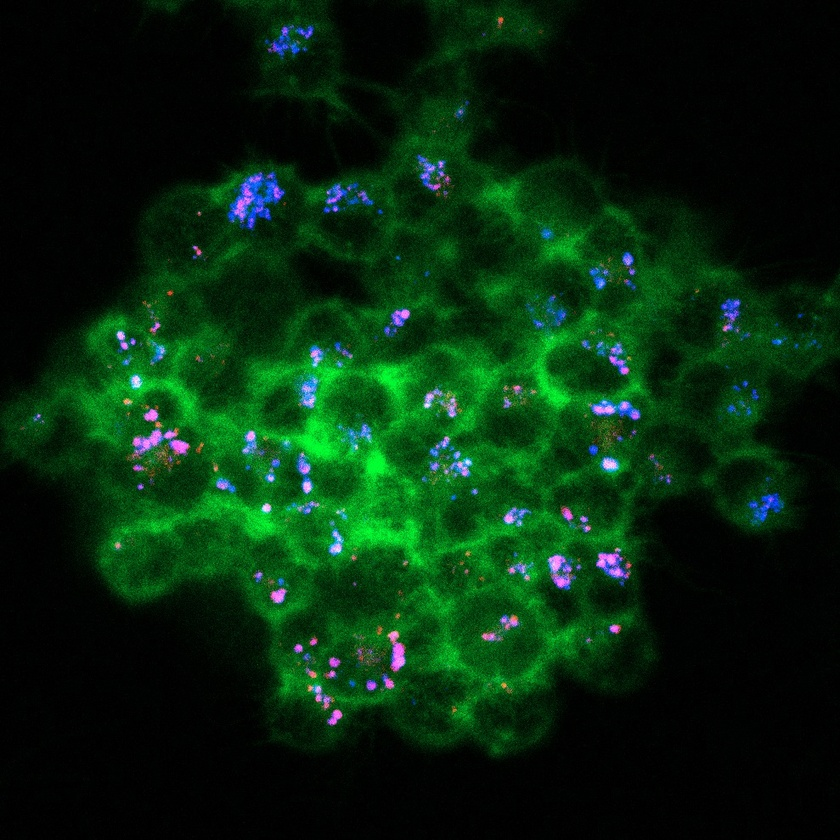
%> input picture testPics/sample1/1_fullcell.jpg, 840 x 840 px, shrunk from 989 x 989 before the run
$ octave full_cell_clean_test.m   (GNU Octave 9; MATLAB toolbox functions it lacks are replaced by stand-ins)
%> lines starting %> are read from the running program, lines starting %| are printed output that depends on the picture; in (x1, y1, x2, y2) boxes, pixels count from 0 and x2, y2 are one past the last pixel; in counts of white or black regions, pixels touching at a corner belong together; the program's own positions count from 1
### show.m
function show( img,title_name )
%UNTITLED8 Summary of this function goes here
%   Detailed explanation goes here

figure;
switch nargin
    case 2
        imshow(img);title(title_name);

    case 1
        imshow(img);
    case 0
        disp('The SHOW function received 0 arguments.');


end

### full_cell_clean_test.m
lyso_filename = 'testPics/sample1/1_fullcell.jpg';
RGB = imread(lyso_filename);
%> RGB is the input picture: size 840x840x3 uint8; mean R, G, B 6.3, 39.7, 13.6
% [23 lines of commented-out code are left out]
I = RGB(:,:,1);
% show(I);
% figure
% imagesc(I(:,:,1));


%--------------------------------------------------------------------------


% I = rgb2gray(R);

%Take structuring element of a disk of size 10, for the morphological transformations
%Attempt to subtract the background from the image: top hat is the
%subtraction of the open image from the original


%Morphological transformation to subtract background noise from the image
%Tophat is the subtraction of an opened image from the original. Remove all
%images smaller than the structuring element of 10
I1 = imtophat(I, strel('disk', 10));

%Increases contrast
I2 = imadjust(I1);
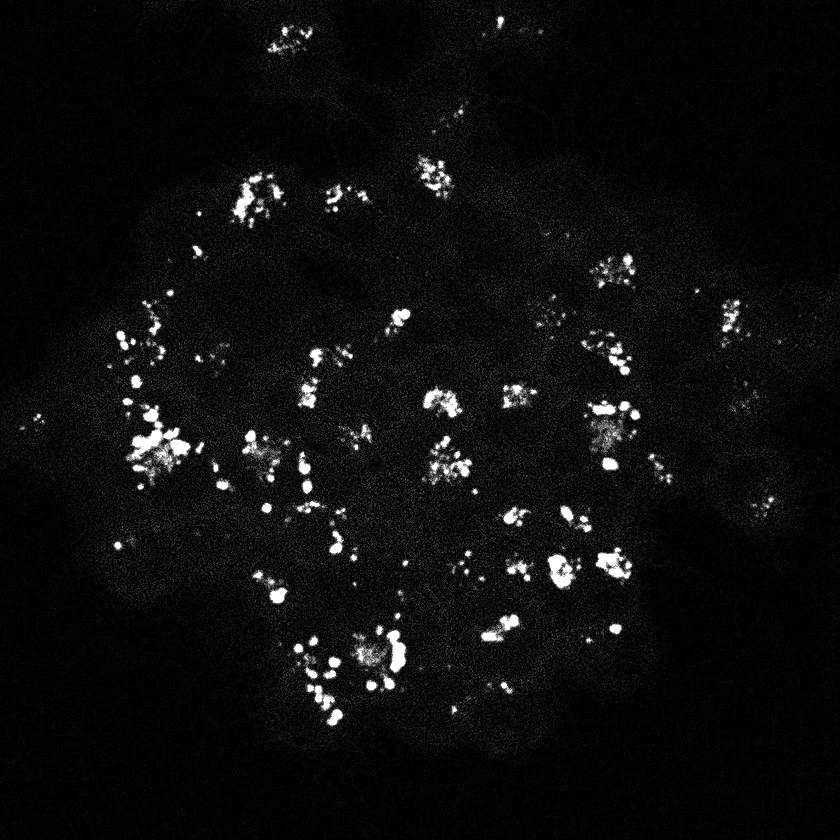
%> I2: size 840x840 uint8; min 0, max 255, mean 13.1

%Assume we have background and foreground and assess thresh as such
level = graythresh(I2);
%> level = 0.422

%Convert to binary image based on graythreshold
BW = im2bw(I2,level);
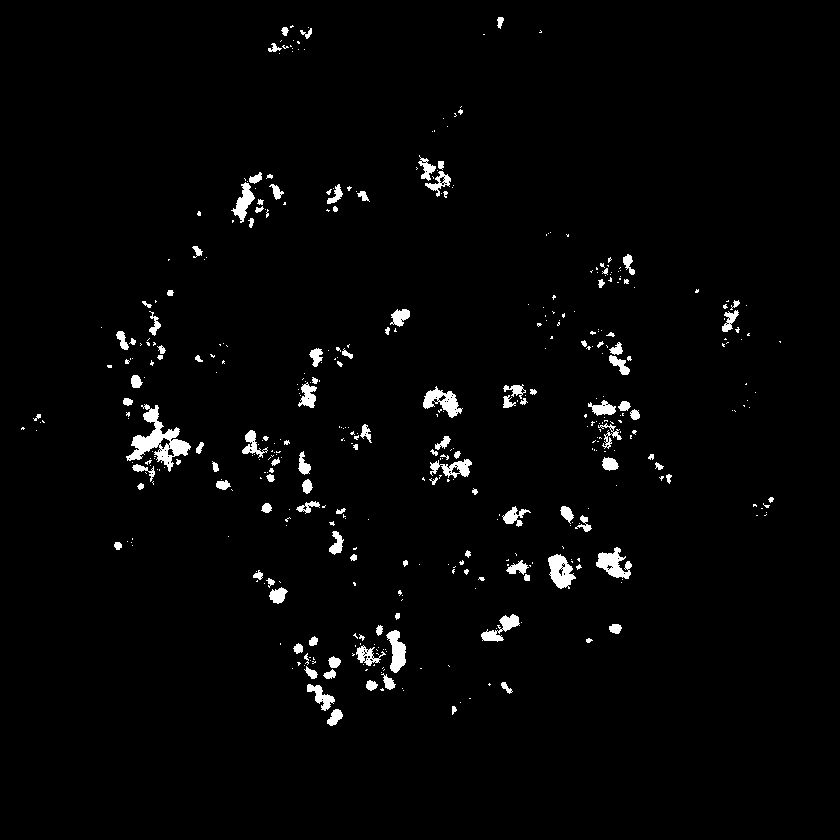
%> BW: size 840x840 logical; 2.2% white; 442 white regions (318 under 20 px), largest, box (x1, y1, x2, y2) and area: (126, 404, 191, 472) 1470, (596, 547, 632, 579) 598, (548, 554, 576, 589) 595
show(BW,'C');
BW = bwareaopen(BW,8);
show(BW,'C2');
%Complement because we want image to be black and background white
C = ~BW;
%> C: size 840x840 logical; 97.8% white; 179 black regions (55 under 20 px)
%Use distance tranform to find nearest nonzero values from every pixel
D = -bwdist(C);
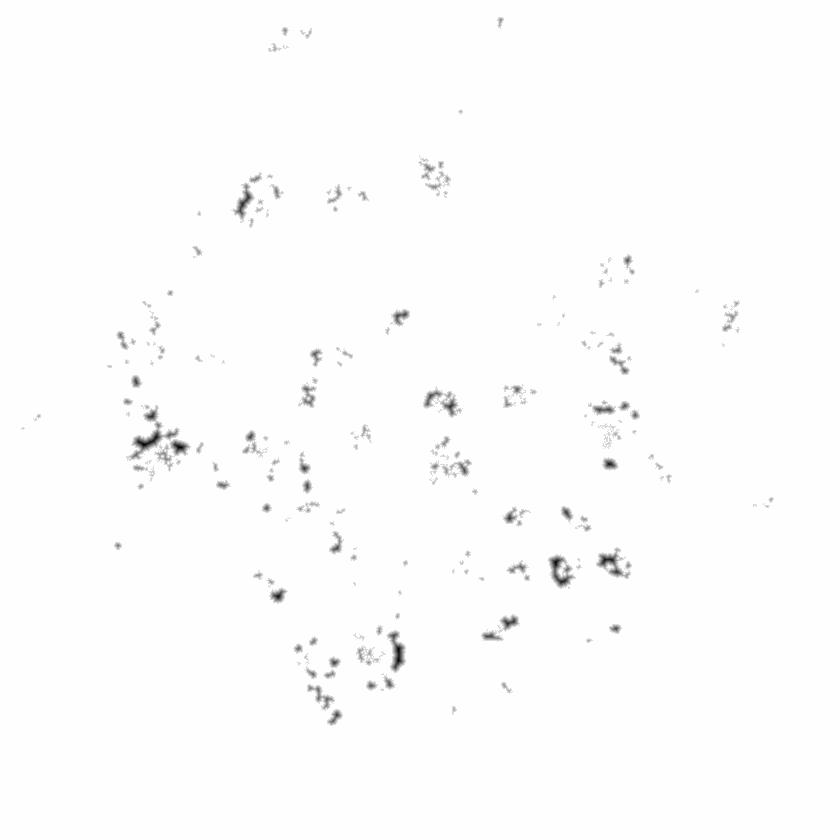
%> D: size 840x840 single; min -7.07, max 0, mean -0.042; drawn with min black and max white

%Assign Minus infinity values to the values of C inside of the D image
%   Modify the image so that the background pixels and the extended maxima
%   pixels are forced to be the only local minima in the image (So you could
%   hypothetically fill in water on the image

D(C) = -Inf;

%Gets 0 for all watershed lines and integers for each object (basins)
L = watershed(D);
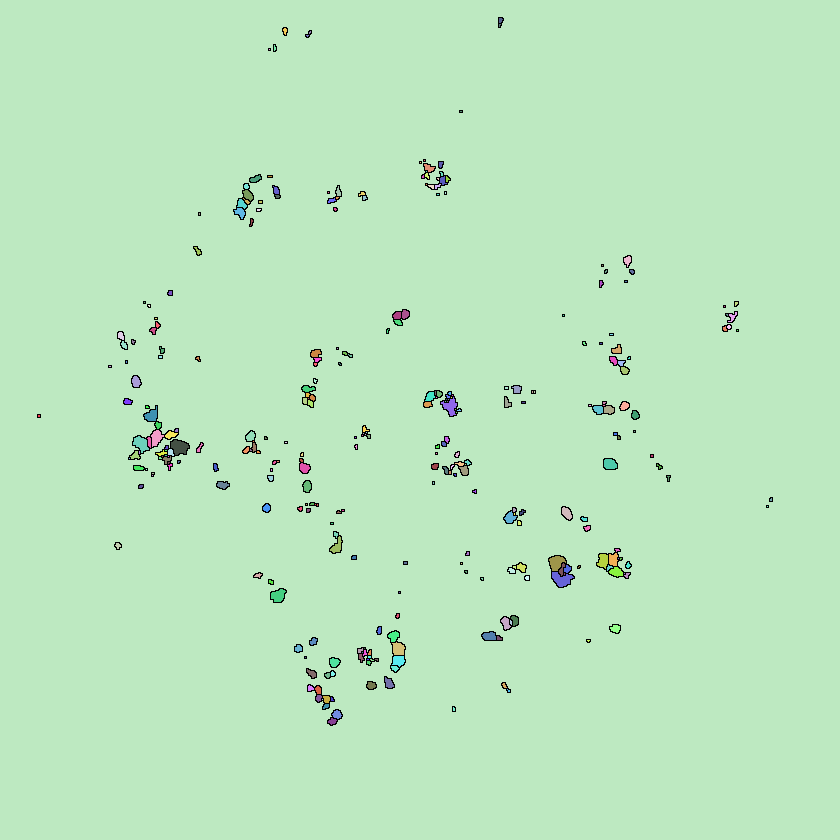
%> L: size 840x840 uint16; 311 distinct labels, from 0 to 310; one colour per label, 0 black
show(L,'L');
%Takes the labels and converts to an RGB (Using hot colormap)
fin = label2rgb(L,'hot','w');

show(fin,'fin');
im = I;

%Superimpose ridgelines,L has all of them as 0 -> so mark these as 0(black)
im(L==0)=0;
%> im: size 840x840 uint8; min 0, max 255, mean 5.5


show(im,'im');
%
%
%
%
%
%
%
%
% %--------------------------------------------------------------------------


%
% X = clean_lyso(RGB);
% show(X);

[pink_objs,num_pink] = bwlabel(L);
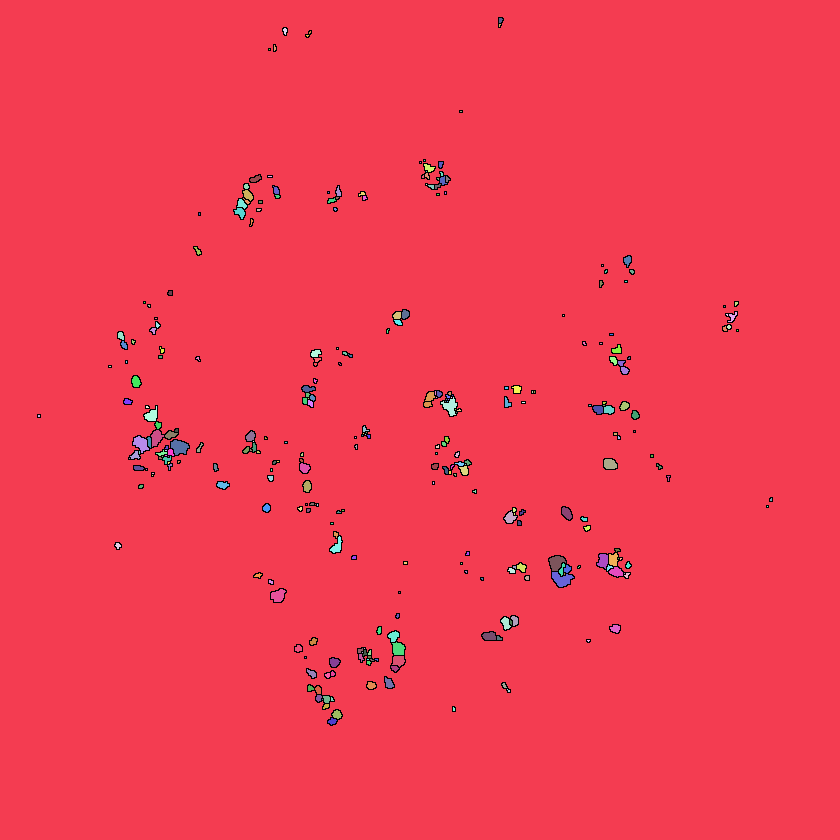
%> pink_objs: size 840x840 double; 311 distinct labels, from 0 to 310; one colour per label, 0 black
%> num_pink = 310


pink_data = regionprops(pink_objs,'Area','Centroid','BoundingBox');
%> pink_data = 310 regions; largest, box (x1, y1, x2, y2), Area and Centroid: (0, 0, 840, 840) 692427 [421.1 419.8], (552, 572, 574, 587) 190 [562.3 579.8], (171, 440, 189, 455) 181 [179.9 447.7], (549, 556, 566, 571) 161 [557 563.3], (133, 436, 149, 453) 154 [141.5 444.3]
%Remove full image label
pink_data = pink_data(2:end);
%> pink_data = 309 regions; largest, box (x1, y1, x2, y2), Area and Centroid: (552, 572, 574, 587) 190 [562.3 579.8], (171, 440, 189, 455) 181 [179.9 447.7], (549, 556, 566, 571) 161 [557 563.3], (133, 436, 149, 453) 154 [141.5 444.3], (441, 397, 457, 416) 147 [450.9 407.1]


totalArea = sum(cat(1,pink_data.Area));
%> totalArea = 6855

figure
hold on
imshow(RGB);
for object = 1 : length(pink_data)
    bb = pink_data(object).BoundingBox;
    rectangle('Position',bb,'EdgeColor','y','LineWidth',2)
end
%> this loop made 309 passes
%> bb on passes 1 to 3: [38.5 415.5 2 2], [109.5 366.5 2 1], [115.5 543.5 6 6]
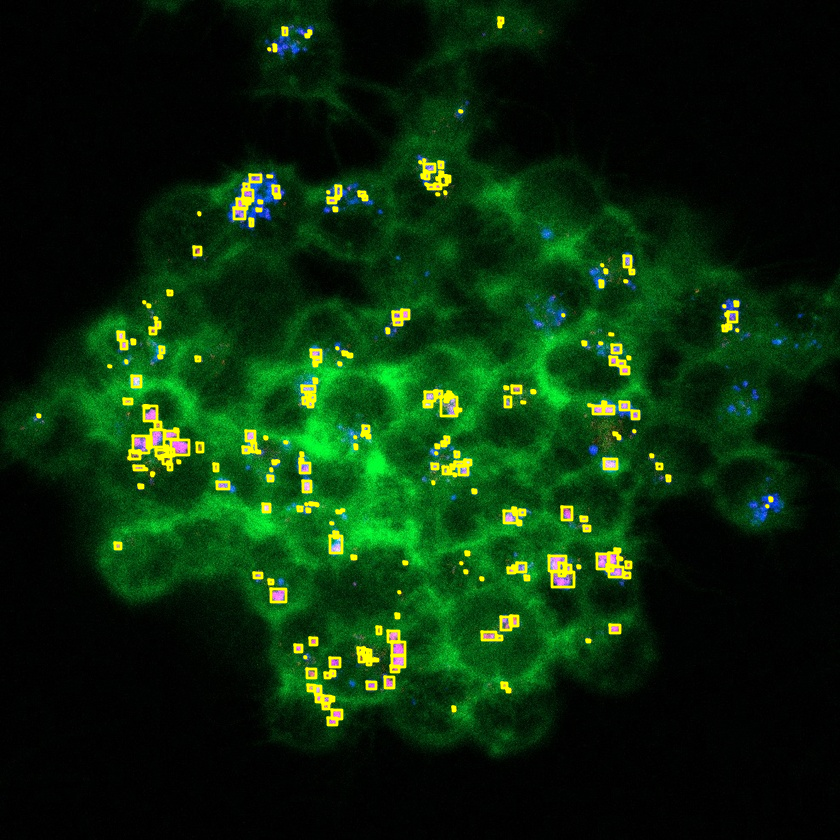
%> figure redrawn from the program's plot data
hold off

$ run again, with testPics/sample1/2_lyso.jpg copied over testPics/sample1/1_fullcell.jpg
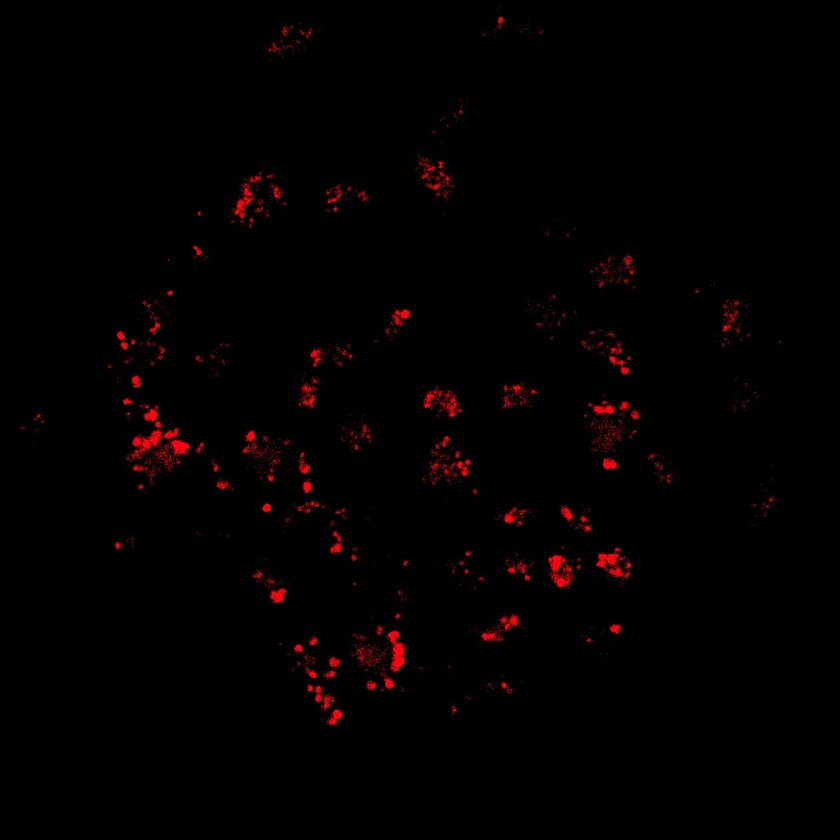
%> input picture testPics/sample1/2_lyso.jpg, 840 x 840 px, shrunk from 989 x 989 before the run
%> RGB is the input picture: size 840x840x3 uint8; mean R, G, B 3.4, 0.4, 0.6
%> level = 0.406
%> C: size 840x840 logical; 97.8% white; 183 black regions (52 under 20 px)
%> L: size 840x840 uint16; 280 distinct labels, from 0 to 279
%> im: size 840x840 uint8; 256 distinct labels, from 0 to 255
%> `[pink_objs,num_pink] = bwlabel(L);`:
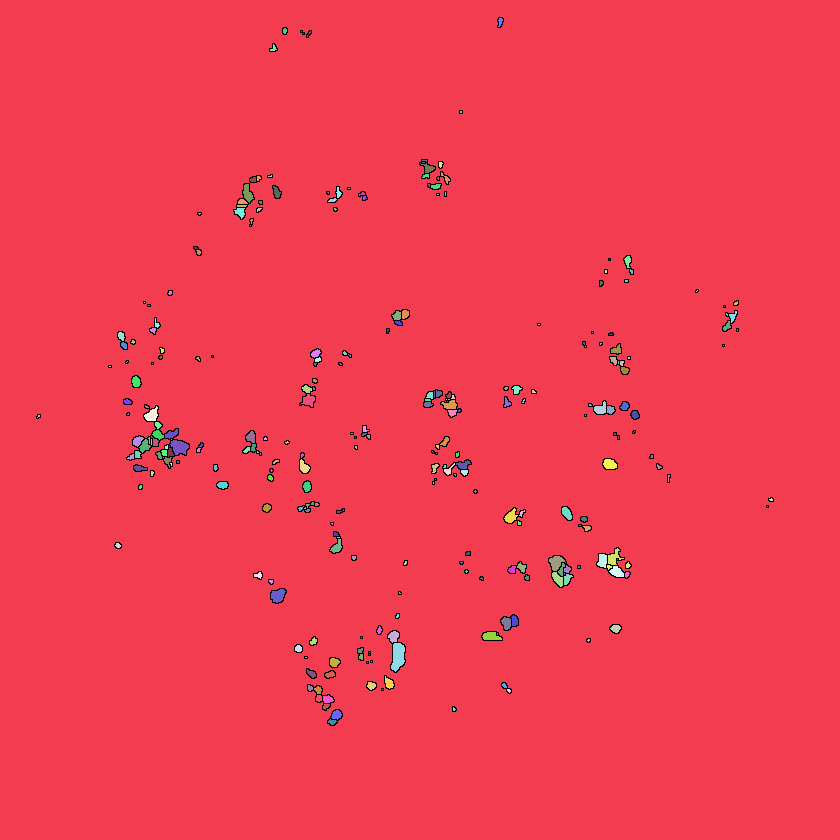
%> pink_objs: size 840x840 double; 280 distinct labels, from 0 to 279; one colour per label, 0 black
%> num_pink = 279
%> `pink_data = regionprops(pink_objs,'Area','Centroid','BoundingBox');`: pink_data = 279 regions; largest, box (x1, y1, x2, y2), Area and Centroid: (0, 0, 840, 840) 691499 [421.2 419.8], (391, 643, 405, 672) 290 [398.6 656.9], (170, 440, 189, 455) 190 [179.9 447.6], (549, 556, 566, 571) 149 [556.9 563.1], (271, 589, 286, 603) 144 [278.5 596.2]
%> `pink_data = pink_data(2:end);`: pink_data = 278 regions; largest, box (x1, y1, x2, y2), Area and Centroid: (391, 643, 405, 672) 290 [398.6 656.9], (170, 440, 189, 455) 190 [179.9 447.6], (549, 556, 566, 571) 149 [556.9 563.1], (271, 589, 286, 603) 144 [278.5 596.2], (144, 406, 158, 421) 125 [152.4 415.7]
%> totalArea = 7538
%> the loop `for object = 1 : length(pink_data)` made 278 passes
%> bb on passes 1 to 3: [37.5 415.5 3 3], [109.5 366.5 2 1], [115.5 543.5 6 5]
%> after the loop `for object = 1 : length(pink_data)`:
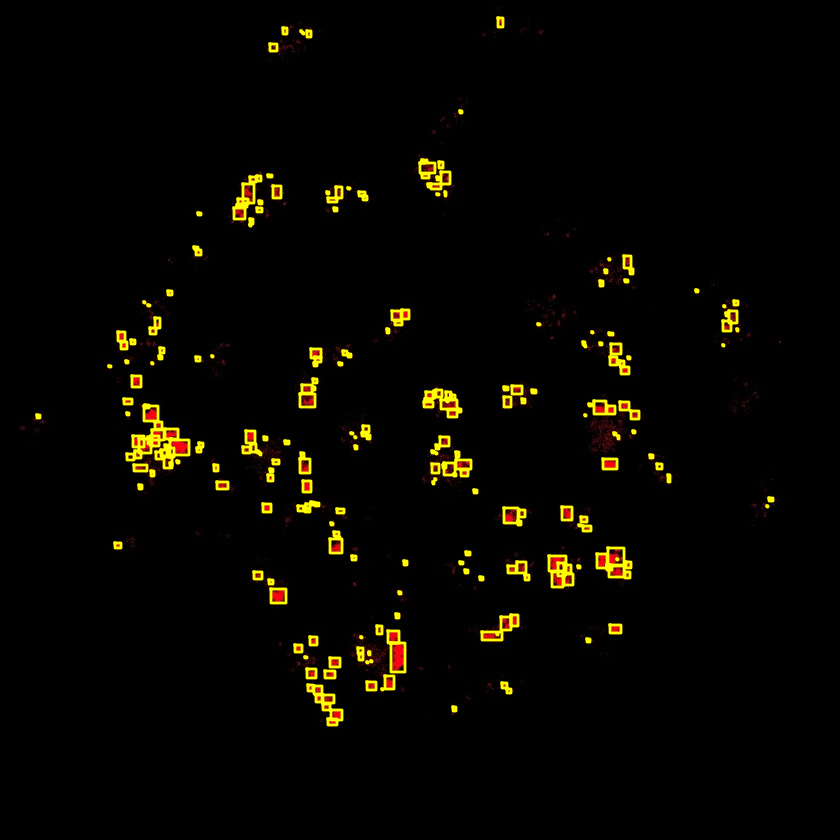
%> figure redrawn from the program's plot data
